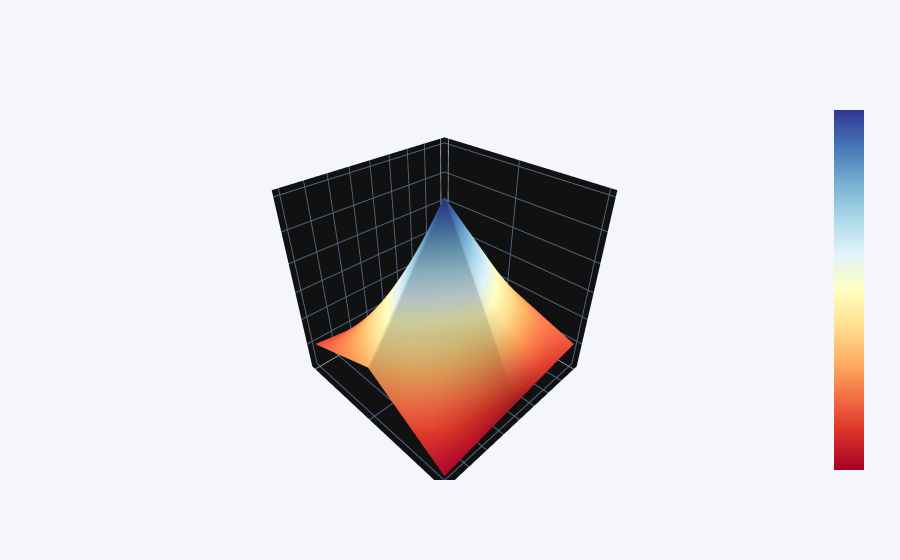

Source (notebook cell):
### Code cell
df3.iplot(kind='surface', colorscale='rdylbu')

### Figure 1 — Plotly figure (JSON) as saved in the notebook; plotly's stock layout.template omitted (floating-point values rounded to 4 significant figures)
{"data": [{"colorscale": [[0.0, "rgb(165,0,38)"], [0.1, "rgb(215,48,39)"], [0.2, "rgb(244,109,67)"], [0.3, "rgb(253,174,97)"], [0.4, "rgb(254,224,144)"], [0.5, "rgb(255,255,191)"], [0.6, "rgb(224,243,248)"], [0.7, "rgb(171,217,233)"], [0.8, "rgb(116,173,209)"], [0.9, "rgb(69,117,180)"], [1.0, "rgb(49,54,149)"]], "x": [0, 1, 2, 3, 4], "y": ["x", "y", "z"], "z": [[1, 2, 3, 4, 5], [10, 20, 30, 20, 10], [5, 4, 3, 2, 1]], "type": "surface"}], "layout": {"legend": {"bgcolor": "#F5F6F9", "font": {"color": "#4D5663"}}, "paper_bgcolor": "#F5F6F9", "plot_bgcolor": "#F5F6F9", "title": {"font": {"color": "#4D5663"}}, "xaxis": {"gridcolor": "#E1E5ED", "showgrid": true, "tickfont": {"color": "#4D5663"}, "title": {"font": {"color": "#4D5663"}, "text": ""}, "zerolinecolor": "#E1E5ED"}, "yaxis": {"gridcolor": "#E1E5ED", "showgrid": true, "tickfont": {"color": "#4D5663"}, "title": {"font": {"color": "#4D5663"}, "text": ""}, "zerolinecolor": "#E1E5ED"}}}
